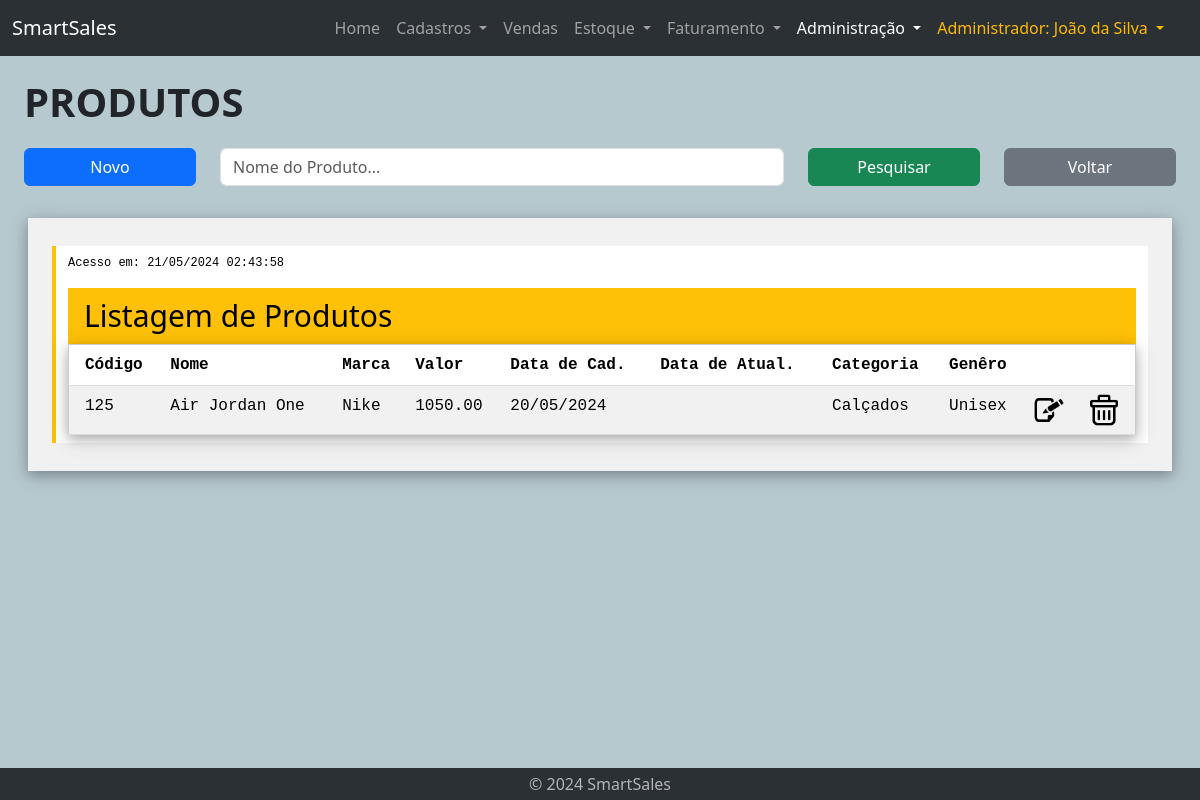
Screenshot of /admin-lst-produto.php (signed in) with the database file from the repository.
### tables this page shows
CREATE TABLE produto (
    id int PRIMARY KEY,
    nome VARCHAR(255) NOT NULL,
    marca VARCHAR(255) NOT NULL,
    valor DECIMAL(10, 2) NOT NULL,
    genero VARCHAR(255),
    data_cad DATE,
    data_updt DATE,
    categoria_id int NOT NULL,
    FOREIGN KEY (categoria_id) REFERENCES categoria(id) ON DELETE CASCADE
);

CREATE TABLE categoria (
    id int AUTO_INCREMENT PRIMARY KEY,
    nome VARCHAR(255) NOT NULL,
    data_cad DATE,
    data_updt DATE
);

### admin-lst-produto.php (the view, shortened to what this page needs)
<!DOCTYPE html>
<html lang="en">
<head>
    <?php require "geral/links.php" ?>
    <link rel="stylesheet" href="css/w3.css">
    <link rel="stylesheet" href="css/customize.css">
</head>
<body id="admin">
    <?php require "geral/navbar.php" ?>
    <?php require 'bd/connection.php'; ?>
        <div class="container-fluid mt-3 home">
            <div class="container-fluid">
                <div class="title-text">
                    PRODUTOS
                </div>
            </div>
            <div class="container-fluid mt-3">
                <form action="admin-lst-produto.php" method="post">
                    <div class="row">
                        <div class="col-lg-2 col-sm-2 col-3">
                            <button type="button" class="btn btn-primary mb-3 w-100" onclick="window.location.href='admin-cad-produto.php'">Novo</button>
                        </div>
                        <div class="col-lg-6 col-sm-7 col-9">
                                <input type="text" name="nomeProduto" class="form-control mb-3" id="inputPesquisa" placeholder="Nome do Produto..."
                                value="<?php echo isset($_POST['nomeProduto']) ? $_POST['nomeProduto'] : ''; ?>">
                        </div>
                        <div class="col-lg-2 col-sm-3 col-12">
                            <button type="submit" class="btn btn-success mb-3 w-100">Pesquisar</button>
                        </div>
                        <div class="col-lg-2 col-sm-2 col-12">
                            <button type="button" class="btn btn-secondary mb-3 w-100" onclick="window.location.href='admin-produto.php'">Voltar</button>
                        </div>
                    </div>
                </form>
            </div>
            <div class="container-fuid mt-3 ms-lg-3 me-lg-3">
                <div class="w3-panel w3-padding-large w3-card-4 w3-light-grey">
                    <p class="w3-large">
                    <p>
                    <div class="w3-code cssHigh notranslate">
                        <?php
                            $data = date("d/m/Y H:i:s", time());
                            echo "<p class='w3-small' > ";
                            echo "Acesso em: ";
                            echo $data;
                            echo "</p> "
                        ?>
                        <div class="w3-container w3-theme">
                        <h2>Listagem de Produtos</h2>
                        </div>
                        <?php
                            $conn = new mysqli($servername, $username, $password, $database);
                            $sql = "SELECT t1.id, t1.nome, t1.marca, t1.valor, t1.data_cad, t1.data_updt, t2.nome AS categoria, t1.genero FROM produto t1 JOIN categoria t2 ON t1.categoria_id = t2.id";
                            echo "<div class='w3-responsive w3-card-4'>";
                            if ($result = $conn->query($sql)) {
                                echo "<table class='w3-table-all'>";
                                echo "	<tr>";
                                echo "	  <th>Código</th>";
                                echo "	  <th>Nome</th>";
                                echo "	  <th>Marca</th>";
                                echo "	  <th>Valor</th>";
                                echo "	  <th>Data de Cad.</th>";
                                echo "	  <th>Data de Atual.</th>";
                                echo "	  <th>Categoria</th>";
                                echo "	  <th>Genêro</th>";
                                echo "	  <th> </th>";
                                echo "	  <th> </th>";
                                echo "	</tr>";
                                if ($result->num_rows > 0) {
                                    while ($row = $result->fetch_assoc() ) {
                                        $dataN = explode('-', $row["data_cad"]);
                                        $ano_cad = $dataN[0];
                                        $mes_cad = $dataN[1];
                                        $dia_cad = $dataN[2];
                                        $cod = $row["id"];
                                        $nova_data_cad = $dia_cad . '/' . $mes_cad . '/' . $ano_cad;
                                        echo "<tr>";
                                        echo "<td>";
                                        echo $cod;
                                        echo "</td><td>";
                                        echo $row["nome"];
                                        echo "</td><td>";
                                        echo $row["marca"];
                                        echo "</td><td>";
                                        echo $row["valor"];
                                        echo "</td><td>";
                                        echo $nova_data_cad;
                                        echo "</td><td>";
                                        echo "</td><td>";
                                        echo $row["categoria"];
                                        echo "</td><td>";
                                        echo $row["genero"];
                                        echo "</td><td>";
                        ?>
                                        <a href='admin-updt-produto.php?id=<?php echo $cod; ?>'><img src='icons/Edit.png' title='Editar Produto' width='32'></a>
                                        </td><td>
                                        <a href='admin-del-produto.php?id=<?php echo $cod; ?>'><img src='icons/Delete.png' title='Excluir Produto' width='32'></a>
                                        </td>
                                        </tr>
                        <?php
                                    }
                                }
                                    echo "</table>";
                                    echo "</div>";
                            } else {
                                echo "Erro executando SELECT: " . $conn->connect_error;
                            }
                        ?>
                    </div>
                </div>
            </div>
    </div>
    <?php require "geral/footer.php" ?>
</body>
</html>

### css/style.css (style rules this page uses)
body { display: flex; flex-direction: column; min-height: 100vh; background-color: #b6c9cf; }
.container-fluid.home { flex: 1; margin-bottom: 1rem; }
.title-text { font-weight: 900; font-size: 40px; }

### css/w3.css (style rules this page uses)
*,*:before,*:after { box-sizing:inherit }
html { -ms-text-size-adjust:100%;-webkit-text-size-adjust:100% }
body { margin:0 }
a { background-color:transparent }
img { border-style:none }
button,input,select,textarea,optgroup { font:inherit;margin:0 }
button,input { overflow:visible }
button,select { text-transform:none }
button,[type=button],[type=reset],[type=submit] { -webkit-appearance:button }
html { overflow-x:hidden }
h2 { font-size:30px }
h1,h2,h3,h4,h5,h6 { font-family:"Segoe UI",Arial,sans-serif;font-weight:400;margin:10px 0 }
img { vertical-align:middle }
a { color:inherit }
.w3-table,.w3-table-all { border-collapse:collapse;border-spacing:0;width:100%;display:table }
.w3-table-all { border:1px solid #ccc }
.w3-bordered tr,.w3-table-all tr { border-bottom:1px solid #ddd }
.w3-table-all tr:nth-child(odd) { background-color:#fff }
.w3-table-all tr:nth-child(even) { background-color:#f1f1f1 }
.w3-table td,.w3-table th,.w3-table-all td,.w3-table-all th { padding:8px 8px;display:table-cell;text-align:left;vertical-align:top }
.w3-table th:first-child,.w3-table td:first-child,.w3-table-all th:first-child,.w3-table-all td:first-child { padding-left:16px }
.w3-responsive { display:block;overflow-x:auto }
.w3-container:after,.w3-container:before,.w3-panel:after,.w3-panel:before,.w3-row:after,.w3-row:before,.w3-row-padding:after,.w3-row-padding:before, .w3-cell-row:before,.w3-cell-row:after,.w3-clear:after,.w3-clear:before,.w3-bar:before,.w3-bar:after { content:"";display:table;clear:both }
.w3-container,.w3-panel { padding:0.01em 16px }
.w3-panel { margin-top:16px;margin-bottom:16px }
.w3-code,.w3-codespan { font-family:Consolas,"courier new";font-size:16px }
.w3-code { width:auto;background-color:#fff;padding:8px 12px;border-left:4px solid #4CAF50;word-wrap:break-word }
.w3-card-4,.w3-hover-shadow:hover { box-shadow:0 4px 10px 0 rgba(0,0,0,0.2),0 4px 20px 0 rgba(0,0,0,0.19) }
.w3-small { font-size:12px!important }
.w3-large { font-size:18px!important }
.w3-section,.w3-code { margin-top:16px!important;margin-bottom:16px!important }
.w3-padding-large { padding:12px 24px!important }
.w3-light-grey,.w3-hover-light-grey:hover,.w3-light-gray,.w3-hover-light-gray:hover { color:#000!important;background-color:#f1f1f1!important }

### css/customize.css (style rules this page uses)
.w3-theme { color: #000 !important; background-color: #ffc107 !important; }
.w3-code { border-left: 4px solid #ffc107; }

### rows the page displays
produto: id "125", nome "Air Jordan One", marca "Nike", valor "1050.00", data_cad "20/05/2024", categoria.nome "Calçados", genero "Unisex"

### other values shown
$_SESSION['cargo_nome'] "Administrador"
$_SESSION['nome'] "João da Silva"
